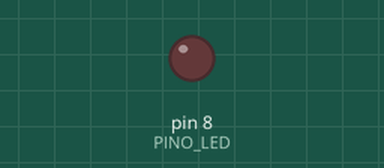
This sketch was run on a simulated Arduino Uno, built with avr-gcc and run on an emulated ATmega328P. Parts: output pins drawn as LEDs (lit = HIGH).

Above: at 1.3 s.
At 4.1 s:
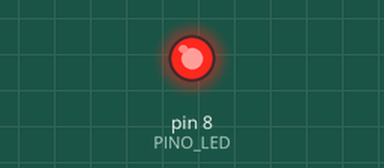
Timing chart, 0 to 4.6 s (numbered marks = the images above):
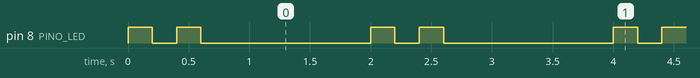

Measured:
- by itself, pin 8 (PINO_LED): repeats every 2.0 s: HIGH 0.20 s, LOW 1.4 s, HIGH 0.20 s, LOW 0.20 s
- by itself, everything shown: repeats every 2.0 s, in 4 steps

The sketch:

sketch.ino
```cpp
// Aula 01 - Desafio: padrão de alerta sem delay().
// Dois pulsos curtos + pausa. O loop nunca trava, então na Aula 02
// o rastreador consegue ler o lacre enquanto o LED pisca.
const int PINO_LED = 8;

// Duração de cada fase: aceso, apagado, aceso, pausa longa
const unsigned long FASES_MS[] = {200, 200, 200, 1400};
const int NUM_FASES = 4;

int fase = 0;
unsigned long inicioFase = 0;

void setup() {
  pinMode(PINO_LED, OUTPUT);
  digitalWrite(PINO_LED, HIGH);   // fase 0 começa acesa
  inicioFase = millis();
}

void loop() {
  if (millis() - inicioFase >= FASES_MS[fase]) {
    inicioFase += FASES_MS[fase];          // soma o tempo exato, sem acumular atraso
    fase = (fase + 1) % NUM_FASES;          // avança e volta ao 0 depois da última
    digitalWrite(PINO_LED, (fase % 2 == 0) ? HIGH : LOW);  // fases pares = aceso
  }
  // aqui entra a leitura do lacre na Aula 02
}
```
